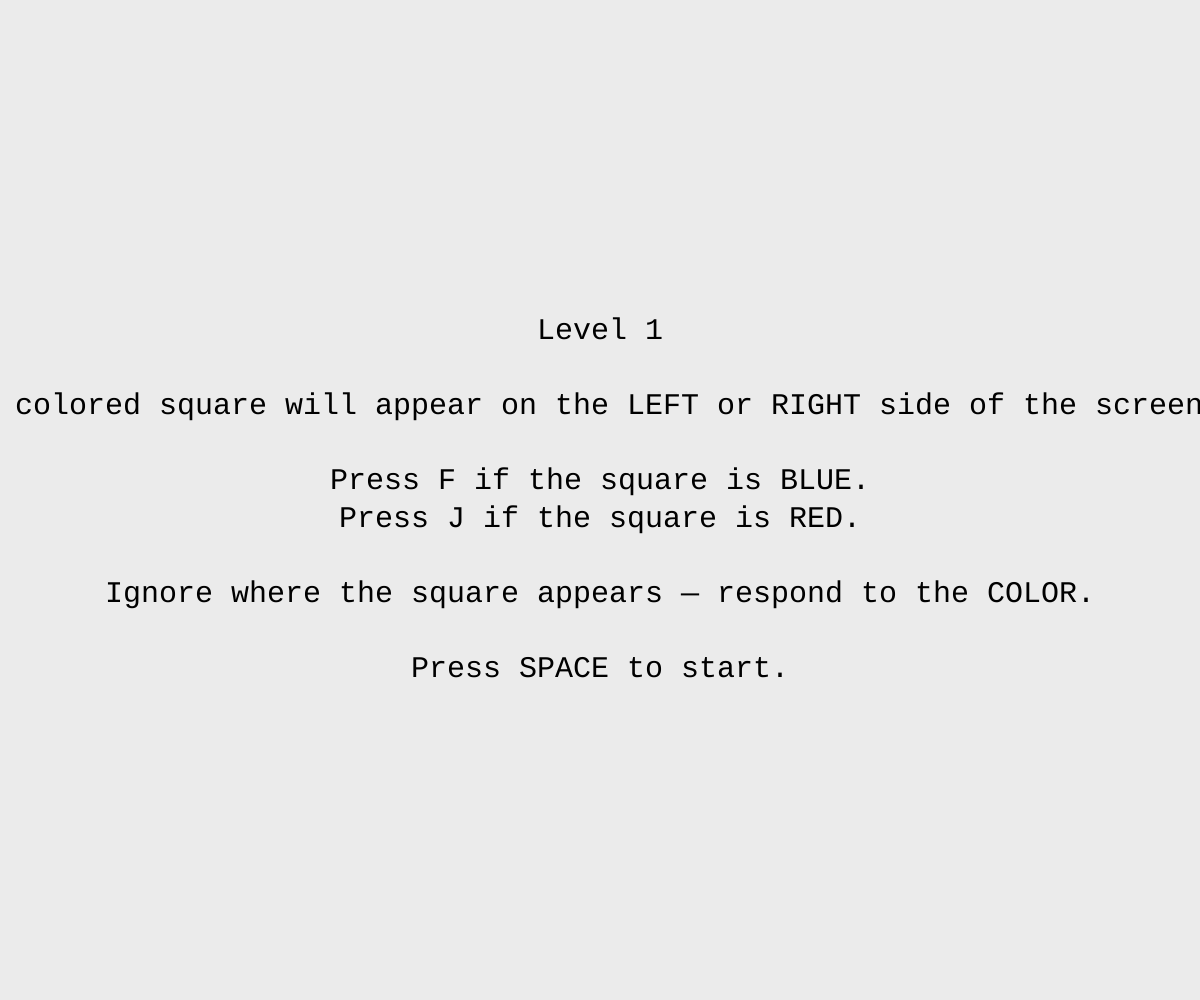
Frame 1 (no input)
Frame 60 (no input): identical to frame 1, image omitted
Frame 120 (the mouse pressed at the canvas centre since frame 60): identical to frame 1, image omitted

The p5.js sketch that drew this single still picture (run headless with seeded random() and noise() and a simulated clock; from frame 60 on, the mouse is pressed at the canvas centre):

// p5.js sketch
// ── sketch.js
/* =========================================================
   Simon Task – PROTOTYPE
   =========================================================
   Levels:
     1 – Text rectangles (LEFT/RIGHT), 2-choice, F/J keys
     2 – Color squares (blue=left, red=right), 2-choice, F/J keys
     3 – Text rectangles (LEFT/RIGHT/UP), 3-choice, F/J/Y keys
   =========================================================
*/

/* ==================== CONFIG ==================== */

const CANVAS_BG = 'rgb(235,235,235)';

const FIXATION_MIN = 500;
const FIXATION_MAX = 1000;

const FEEDBACK_DURATION = 750;

const TOTAL_LEVELS = 3;
const TRIALS_PER_LEVEL = 12;

// Stimulus dimensions
const RECT_W = 160;
const RECT_H = 80;
const SQUARE_SIZE = 120;

// Distance from center to stimulus (horizontal/vertical offset)
const STIMULUS_OFFSET = 250;

const FIXATION_SIZE = 60;
const FEEDBACK_SIZE = 30;
const INSTRUCTION_SIZE = 30;

// LEVEL INSTRUCTIONS

const levelInstructions = [
`Level 1

A colored square will appear on the LEFT or RIGHT side of the screen.

Press F if the square is BLUE.
Press J if the square is RED.

Ignore where the square appears — respond to the COLOR.

Press SPACE to start.`

,

`Level 2

A rectangle will appear on the LEFT or RIGHT side of the screen.
It will contain the word LEFT or RIGHT.

Press F if the word says LEFT.
Press J if the word says RIGHT.

Ignore where the rectangle appears — respond to the WORD.

Press SPACE to start.`
,

`Level 3

A rectangle will appear on the LEFT, RIGHT, TOP, or BOTTOM of the screen.
It will contain the word LEFT, RIGHT, or UP.

Press F if the word says LEFT.
Press J if the word says RIGHT.
Press Y if the word says UP.

Ignore where the rectangle appears — respond to the WORD.

Press SPACE to start.`
];

// LEVEL DEFINITIONS
/*
  Each stimulus entry:
    type         – identifier used in drawStimulus()
    position     – 'left' | 'right' | 'up'  (where it appears on screen)
    meaning      – 'left' | 'right' | 'up'  (what it instructs / represents)
    correctKey   – which key is correct
    count        – how many times this stimulus appears per level
*/

const levels = [
  // Level 1:
  {
    responseKeys: ['f', 'j'],
    stimulusDuration: 1000,
    responseWindow: 1500,
    stimuli: [
      { type: 'blueSquare', position: 'left',  meaning: 'left',  correctKey: 'f', count: 3 }, // congruent
      { type: 'redSquare',  position: 'right', meaning: 'right', correctKey: 'j', count: 3 }, // congruent
      { type: 'blueSquare', position: 'right', meaning: 'left',  correctKey: 'f', count: 3 }, // incongruent
      { type: 'redSquare',  position: 'left',  meaning: 'right', correctKey: 'j', count: 3 }, // incongruent
    ]
  },

  // Level 2:
  {
    responseKeys: ['f', 'j'],
    stimulusDuration: 1200,
    responseWindow: 1500,
    stimuli: [
      { type: 'LEFT',  position: 'left',  meaning: 'left',  correctKey: 'f', count: 3 }, // congruent
      { type: 'RIGHT', position: 'right', meaning: 'right', correctKey: 'j', count: 3 }, // congruent
      { type: 'LEFT',  position: 'right', meaning: 'left',  correctKey: 'f', count: 3 }, // incongruent
      { type: 'RIGHT', position: 'left',  meaning: 'right', correctKey: 'j', count: 3 }, // incongruent
    ]
  },

  // Level 3:
  {
    responseKeys: ['f', 'j', 'y'],
    stimulusDuration: 1200,
    responseWindow: 1800,
    stimuli: [
      // Congruent trials (position matches meaning)
      { type: 'LEFT',  position: 'left',  meaning: 'left',  correctKey: 'f', count: 1 },
      { type: 'RIGHT', position: 'right', meaning: 'right', correctKey: 'j', count: 1 },
      { type: 'UP',    position: 'up',    meaning: 'up',    correctKey: 'y', count: 1 },
      
      // Incongruent trials (each stimulus on all 4 positions except its congruent one)
      { type: 'LEFT',  position: 'right', meaning: 'left',  correctKey: 'f', count: 1 },
      { type: 'LEFT',  position: 'up',    meaning: 'left',  correctKey: 'f', count: 1 },
      { type: 'LEFT',  position: 'down',  meaning: 'left',  correctKey: 'f', count: 1 },
      
      { type: 'RIGHT', position: 'left',  meaning: 'right', correctKey: 'j', count: 1 },
      { type: 'RIGHT', position: 'up',    meaning: 'right', correctKey: 'j', count: 1 },
      { type: 'RIGHT', position: 'down',  meaning: 'right', correctKey: 'j', count: 1 },
      
      { type: 'UP',    position: 'left',  meaning: 'up',    correctKey: 'y', count: 1 },
      { type: 'UP',    position: 'right', meaning: 'up',    correctKey: 'y', count: 1 },
      { type: 'UP',    position: 'down',  meaning: 'up',    correctKey: 'y', count: 1 },
      ]
  }
];

/* ===================== STATES ===================== */

const STATES = {
  LEVEL_INSTRUCTIONS: 'level_instructions',
  FIXATION:           'fixation',
  STIMULUS:           'stimulus',
  FEEDBACK:           'feedback',
  END:                'end'
};

let experimentState = STATES.LEVEL_INSTRUCTIONS;

/* =============== RUNTIME VARIABLES =============== */

let startTime           = null;
let currentLevel        = 0;
let currentTrialIndex   = 0;
let globalTrialIndex    = 0;

let fixationStartTime   = null;
let fixationDuration    = null;

let stimulusOnsetTime   = null;
let stimulusVisible     = false;
let responseGiven       = false;

let feedbackText        = '';
let feedbackColor       = 0;
let feedbackStartTime   = null;

let trials = [];
let logs   = [];

/* ========== TRIAL GENERATOR (CONTROLLED RANDOMIZATION) ========== */

function generateTrialsForLevel(level, levelIndex) {
  let levelTrials = [];

  level.stimuli.forEach(stim => {
    for (let i = 0; i < stim.count; i++) {
      levelTrials.push({
        level:      levelIndex + 1,
        type:       stim.type,
        position:   stim.position,   // where it appears
        meaning:    stim.meaning,    // what it means / instructs
        correctKey: stim.correctKey,
        // congruent = position matches meaning
        trialClass: stim.position === stim.meaning ? 'congruent' : 'incongruent'
      });
    }
  });

  return shuffle(levelTrials);
}

/* ===================== SETUP ===================== */

function setup() {
  createCanvas(windowWidth, windowHeight);
  textAlign(CENTER, CENTER);
  textFont('monospace');

  // Pre-generate all trials for all levels
  levels.forEach((level, idx) => {
    trials = trials.concat(generateTrialsForLevel(level, idx));
  });

  startExperiment();
}

/* =================== DRAW LOOP =================== */

function draw() {
  background(CANVAS_BG);

  switch (experimentState) {

    case STATES.LEVEL_INSTRUCTIONS:
      drawLevelInstructions();
      break;

    case STATES.FIXATION:
      drawFixation();
      handleFixation();
      break;

    case STATES.STIMULUS:
      drawFixation();       // fixation stays visible behind stimulus
      drawStimulus();
      handleStimulus();
      break;

    case STATES.FEEDBACK:
      drawFeedback();
      handleFeedback();
      break;

    case STATES.END:
      drawEndScreen();
      break;
  }
}

/* ================= DRAW FUNCTIONS ================ */

function drawLevelInstructions() {
  fill(0);
  noStroke();
  textSize(INSTRUCTION_SIZE);
  text(levelInstructions[currentLevel], width / 2, height / 2);
}

function drawFixation() {
  fill('rgb(255, 180, 0)');
  noStroke();
  textSize(FIXATION_SIZE);
  text('+', width / 2, height / 2);
}

function drawStimulus() {
  if (!stimulusVisible) return;

  const trial = trials[globalTrialIndex];
  const cx = width  / 2;
  const cy = height / 2;

  // Compute stimulus center based on position
  let sx, sy;
  switch (trial.position) {
    case 'left':  sx = cx - STIMULUS_OFFSET; sy = cy;                     break;
    case 'right': sx = cx + STIMULUS_OFFSET; sy = cy;                     break;
    case 'up':    sx = cx;                   sy = cy - STIMULUS_OFFSET;   break;
    case 'down':  sx = cx;                   sy = cy + STIMULUS_OFFSET;   break;   
  }

  rectMode(CENTER);

  switch (trial.type) {

    // Level 1: Color squares
    case 'blueSquare':
      fill('#1a6fff');
      noStroke();
      rect(sx, sy, SQUARE_SIZE, SQUARE_SIZE);
      break;

    case 'redSquare':
      fill('#ff3030');
      noStroke();
      rect(sx, sy, SQUARE_SIZE, SQUARE_SIZE);
      break;

    // Level 2 & 3: Text rectangles
    case 'LEFT':
    case 'RIGHT':
    case 'UP':
      fill('rgb(255, 180, 0)');
      noStroke();
      rect(sx, sy, RECT_W, RECT_H, 6);   // 6px rounded corners
      fill('#000000');
      textSize(30);
      text(trial.type, sx, sy);
      break;

  }
}

function drawFeedback() {
  fill(feedbackColor);
  noStroke();
  textSize(FEEDBACK_SIZE);
  text(feedbackText, width / 2, height / 2);
}

function drawEndScreen() {
  fill('#000000');
  noStroke();
  textSize(FEEDBACK_SIZE);
  text('Experiment finished.\nPress S to save data.', width / 2, height / 2);
}

/* ================= STATE HANDLERS ================ */

function handleFixation() {
  if (millis() - fixationStartTime >= fixationDuration) {
    stimulusOnsetTime = millis();
    stimulusVisible   = true;
    responseGiven     = false;
    experimentState   = STATES.STIMULUS;
  }
}

function handleStimulus() {
  const level   = levels[currentLevel];
  const elapsed = millis() - stimulusOnsetTime;

  // Stimulus disappears after stimulusDuration
  if (elapsed >= level.stimulusDuration) {
    stimulusVisible = false;
  }

  // Response window ends → timeout
  if (elapsed >= level.responseWindow) {
    finalizeTrial(null);
  }
}

function handleFeedback() {
  if (millis() - feedbackStartTime >= FEEDBACK_DURATION) {
    advanceTrial();
  }
}

/* ================= INPUT HANDLERS ================ */

function keyPressed() {

  if ([' ', 'f', 'F', 'j', 'J', 'y', 'Y'].includes(key)) {
    // prevent any default behavior
  }

  // Start level from instructions screen
  if (experimentState === STATES.LEVEL_INSTRUCTIONS && key === ' ') {
    startFixation();
    return;
  }

  // Capture response during stimulus window
  if (experimentState === STATES.STIMULUS && !responseGiven) {
    const k = key.toLowerCase();
    const validKeys = levels[currentLevel].responseKeys;
    if (validKeys.includes(k)) {
      finalizeTrial(k);
    }
  }

  // Export data at end screen
  if (experimentState === STATES.END && (key === 's' || key === 'S')) {
    exportCSV();
  }

  // Prevent default to stop page scrolling on Space/F keys
  return false;
}

/* =========== TRIAL FINALIZATION & LOGGING =========== */

function finalizeTrial(responseKey) {
  if (responseGiven) return;
  responseGiven = true;

  const trial = trials[globalTrialIndex];
  const level = levels[currentLevel];
  const now   = millis();

  // Determine feedback & correctness
  let result, feedback, correct;

  if (responseKey === null) {
    result = 'Miss';
    feedback = 'Timeout';
    correct  = 0;
  } else if (responseKey === trial.correctKey) {
    result = 'Hit';
    feedback = 'Correct';
    correct  = 1;
  } else {
    result = 'WrongKey';
    feedback = 'Incorrect';
    correct  = 0;
  }

  // Feedback display color
  feedbackText  = feedback;
  feedbackColor = '#000000';
   

  // Log entry
  logs.push({
    startTime,
    level: trial.level,

    fixationStartTime,
    fixationDuration:   round(fixationDuration),

    trialIndex:         currentTrialIndex + 1,
    trialIndexGlobal:   globalTrialIndex  + 1,

    trialClass:         trial.trialClass,          // congruent | incongruent
    stimulusType:       trial.type,                // LEFT | RIGHT | UP | blueSquare | redSquare
    stimulusPosition:   trial.position,            // left | right | up | down  (where it appeared)
    stimulusMeaning:    trial.meaning,             // left | right | up  (what it meant)

    stimulusOnsetTime:  round(stimulusOnsetTime),
    stimulusDuration:   level.stimulusDuration,
    responseWindow:     level.responseWindow,

    responseTime:       responseKey ? round(now)                        : null,
    reactionTime:       responseKey ? round(now - stimulusOnsetTime)    : null,

    responseKey:        responseKey ?? 'none',
    correctKey:         trial.correctKey,

    result,
    feedback,
    correct
  });

  feedbackStartTime = millis();
  experimentState   = STATES.FEEDBACK;
}

/* ============ TRIAL / LEVEL PROGRESSION ============ */

function advanceTrial() {
  globalTrialIndex++;
  currentTrialIndex++;

  // Level complete
  if (currentTrialIndex >= TRIALS_PER_LEVEL) {
    currentLevel++;
    currentTrialIndex = 0;

    if (currentLevel < TOTAL_LEVELS) {
      experimentState = STATES.LEVEL_INSTRUCTIONS;
      return;
    }
  }

  // All levels complete
  if (currentLevel >= TOTAL_LEVELS) {
    experimentState = STATES.END;
    return;
  }

  startFixation();
}

/* =============== EXPERIMENT CONTROL =============== */

function startExperiment() {
  startTime         = millis();
  currentLevel      = 0;
  currentTrialIndex = 0;
  globalTrialIndex  = 0;
  experimentState   = STATES.LEVEL_INSTRUCTIONS;
}

function startFixation() {
  fixationStartTime = millis();
  fixationDuration  = random(FIXATION_MIN, FIXATION_MAX);
  stimulusVisible   = false;
  experimentState   = STATES.FIXATION;
}

/* =================== UTILITIES =================== */

function shuffle(arr) {
  for (let i = arr.length - 1; i > 0; i--) {
    const j = floor(random(i + 1));
    [arr[i], arr[j]] = [arr[j], arr[i]];
  }
  return arr;
}

/* ================== DATA EXPORT ================== */

function exportCSV() {
  if (logs.length === 0) return;

  const headers = Object.keys(logs[0]).join(',') + '\n';
  const rows    = logs.map(row => Object.values(row).join(',')).join('\n');

  const blob = new Blob([headers + rows], { type: 'text/csv' });
  const url  = URL.createObjectURL(blob);

  const a    = document.createElement('a');
  a.href     = url;
  a.download = 'SimonTaskResults.csv';
  a.click();

  URL.revokeObjectURL(url);
}
